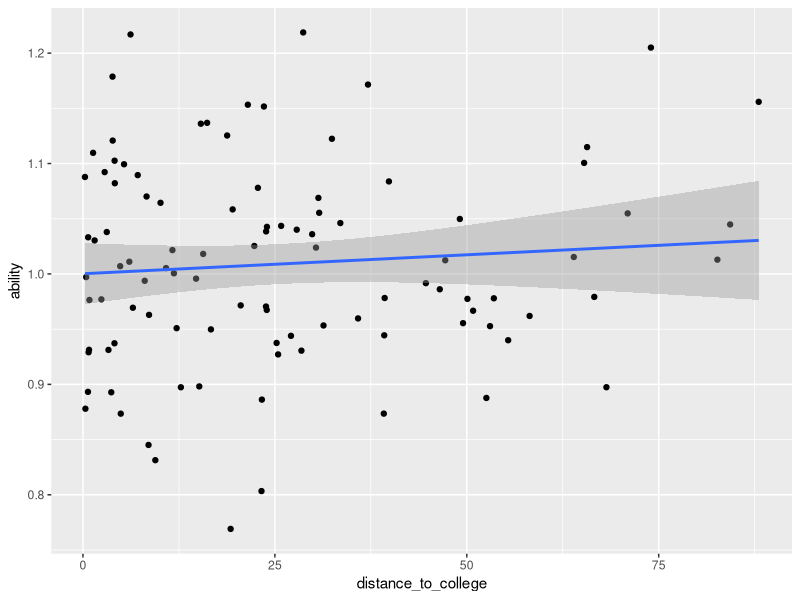

Generate this figure with R:


library(tidyverse)
# IV-regression -----------------------------------------------------------

#' causality with IV. The logic og IV:
#' 6 step for IV:
#' 1) Observe a variable called Instrument - that is correlated with the outcome.
#' - Unit with higher outcome (y) tend to have higher of in IV (or negative)
#' 2) Assume - IV dont have a casual-effect on y. The cause comes from a confounding variable.
#' 3) Assume - IV has causal effect on treatment
#' 4) Assume the IV is randomly assigned (or as if)
#' 5) The IV- is corr. with treatment.
#' 6) Since randomly assigned, IV- is not corr. with any other confounding v. , exepct the treatment.

#' Roled out any other effect on treatment, expect the IV. Since it is randomly assigned. (or as if)


# Some IV - terminology ---------------------------------------------------

#' Exogenous variation: Unrealated to all other variables that might affect the outcome.
#' Endogenous variation: Tied to the variables that affect the outcome.
#' - THe IV proveides a source of exogenous variation in the treatment.
#' - IV-reg. is a source to random assigned variation.


#' Exclusion restriction: The IV does not have a direct causal effect on the outcome
#' Ex. living close to college, does not have effect on wage (other than corr. to effect from education)


# Eductions effect on wage ------------------------------------------------

set.seed(123)

# Dont observe ability. Ability is not caused by distance to collage, but are corr. to education.
df <- tibble( ability = rnorm(100, mean = 1, sd = 0.1),
              educ = sample(100, replace = T), 
              wage = 1 + 1*educ + 0.7*ability + rnorm(100),
              distance_to_college = runif(100)*educ)
  

ggplot(df, aes(y = ability, x = distance_to_college)) + 
  geom_point() + 
  geom_smooth( method = "lm", se = T)


df %>% 
  lm( wage ~ ability + educ, data = .) %>% summary










